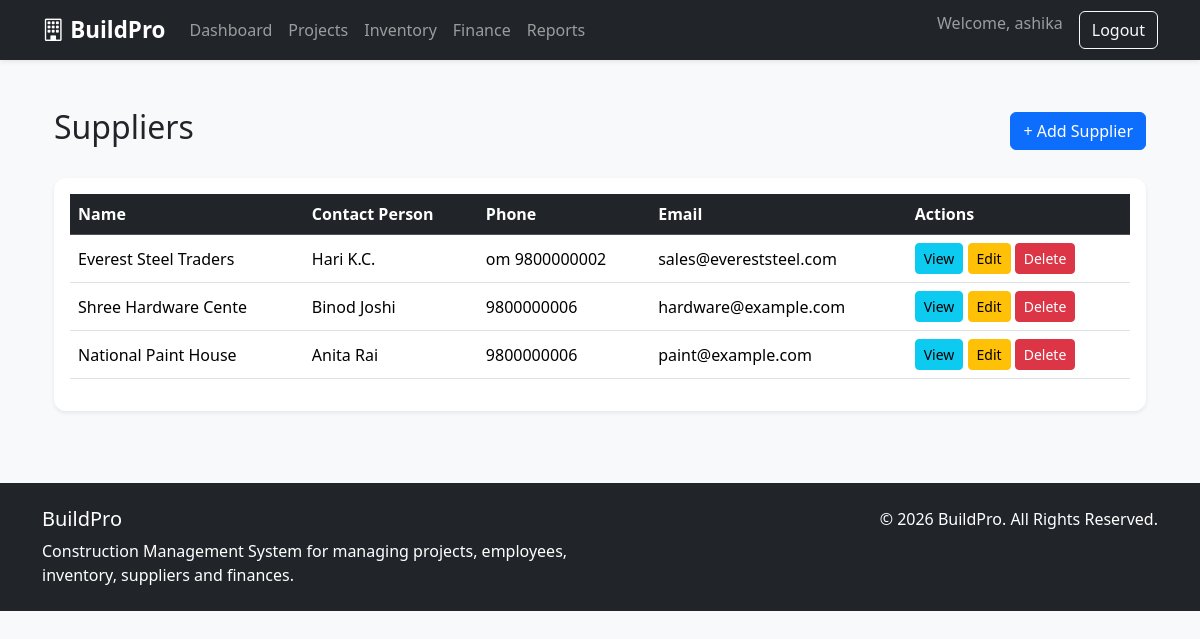
The page /inventory/suppliers/ (signed in) on the database its author committed.
### inventory/models.py (models this page shows, shortened)
class Supplier(models.Model):
    name = models.CharField(max_length=200)
    contact_person = models.CharField(max_length=100, blank=True)
    email = models.EmailField(blank=True)
    phone = models.CharField(max_length=20)

### inventory/views.py (the view)
# urls.py: path('suppliers/', views.supplier_list, name='supplier_list'),
@login_required
@role_required([
    'ADMIN',
    'PROJECT_MANAGER',
    'SITE_ENGINEER',
    'ACCOUNTANT'
])
def supplier_list(request):
    suppliers = Supplier.objects.all()
    return render(request, 'supplier/supplier_list.html', {'suppliers': suppliers})

### inventory/templates/supplier/supplier_list.html (shortened to what this page needs)
{% extends "base.html" %}
{% block content %}
<div class="container mt-4">
    <div class="d-flex justify-content-between align-items-center mb-4">
        <h2>Suppliers</h2>
        <a href="{% url 'supplier_create' %}" class="btn btn-primary">
            + Add Supplier
        </a>
    </div>
    {% if suppliers %}
    <div class="card shadow-sm">
        <div class="card-body">
            <div class="table-responsive">
                <table class="table table-hover align-middle">
                    <thead class="table-dark">
                        <tr>
                            <th>Name</th>
                            <th>Contact Person</th>
                            <th>Phone</th>
                            <th>Email</th>
                            <th>Actions</th>
                        </tr>
                    </thead>
                    <tbody>
                        {% for supplier in suppliers %}
                        <tr>
                            <td>{{ supplier.name }}</td>
                            <td>{{ supplier.contact_person }}</td>
                            <td>{{ supplier.phone }}</td>
                            <td>{{ supplier.email }}</td>
                            <td>
                                <a href="{% url 'supplier_detail' supplier.pk %}" class="btn btn-sm btn-info">
                                    View
                                </a>
                                <a href="{% url 'supplier_update' supplier.pk %}" class="btn btn-sm btn-warning">
                                    Edit
                                </a>
                                <a href="{% url 'supplier_delete' supplier.pk %}" class="btn btn-sm btn-danger">
                                    Delete
                                </a>
                            </td>
                        </tr>
                        {% endfor %}
                    </tbody>
                </table>
            </div>
        </div>
    </div>
    {% else %}
    <div class="alert alert-info">
        No suppliers found.
    </div>
    {% endif %}
</div>
{% endblock %}

### templates/navbar.html (shortened to what this page needs)
<nav class="navbar navbar-expand-lg navbar-dark bg-dark shadow-sm">
    <div class="container">
        <a class="navbar-brand fw-bold" href="/">
            <i class="bi bi-building"></i>
            BuildPro
        </a>
        <div class="collapse navbar-collapse" id="navbar">
            <ul class="navbar-nav me-auto">
                <li class="nav-item">
                    <a class="nav-link" href="/">Dashboard</a>
                </li>
                <li class="nav-item">
                    <a class="nav-link" href="/projects/">Projects</a>
                </li>
                <li class="nav-item">
                    <a class="nav-link" href="/inventory/">Inventory</a>
                </li>
                <li class="nav-item">
                    <a class="nav-link" href="/finance/">Finance</a>
                </li>
                 <li class="nav-item">
                   <a class="nav-link" href="{% url 'reports:reports_dashboard' %}">Reports</a>
                </li>
            </ul>
            <ul class="navbar-nav">
                {% if user.is_authenticated %}
                    <li class="nav-item">
                        <span class="navbar-text me-3">
                            Welcome, {{ user.first_name|default:user.username }}
                        </span>
                    </li>
                    <li class="nav-item">
                        <a class="btn btn-outline-light" href="{% url 'logout' %}">
                            Logout
                        </a>
                    </li>
                {% endif %}
            </ul>
        </div>
    </div>
</nav>

### static/css/styles.css (style rules this page uses)
body { font-family: "Segoe UI", sans-serif; }
.navbar-brand { font-size:1.4rem; }
.card { border:none; border-radius:12px; }

### rows shown on the page
Supplier: name "Everest Steel Traders", contact_person "Hari K.C.", phone "om 9800000002", email "sales@evereststeel.com"
Supplier: name "Shree Hardware Cente", contact_person "Binod Joshi", phone "9800000006", email "hardware@example.com"
Supplier: name "National Paint House", contact_person "Anita Rai", phone "9800000006", email "paint@example.com"

### other values the page prints
{{ user.first_name|default:user.username }} "ashika"
